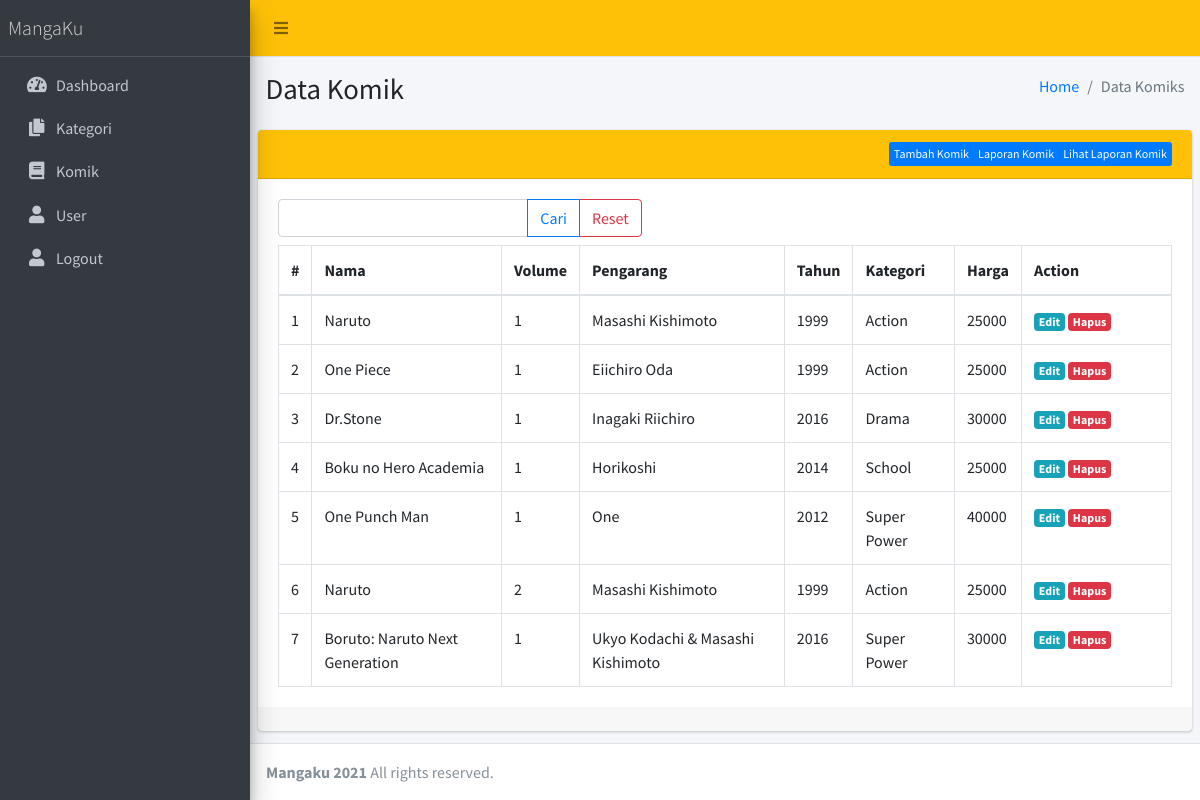
/public/komik (signed in), run on the app's committed database.
### tables this page shows
CREATE TABLE `komik` (
  `id` int(11) NOT NULL,
  `nama` varchar(100) NOT NULL,
  `volume` int(11) DEFAULT NULL,
  `pengarang` varchar(50) DEFAULT NULL,
  `tahun` varchar(4) DEFAULT NULL,
  `kategori_id` int(11) DEFAULT NULL,
  `harga` int(11) DEFAULT NULL,
  `image` varchar(255) NOT NULL DEFAULT 'default.jpg'
);

CREATE TABLE `kategori` (
  `id` int(11) NOT NULL,
  `nama_kategori` varchar(50) NOT NULL
);

### app/core/Controller.php (called while the page is built, shortened)
<?php
class Controller{
    public function view($view, $data = [])
{
require_once '../app/views/' . $view . '.php';
}
public function model($model)
{
return new $model;
}
}

### app/controllers/Komik.php (called while the page is built, shortened)
<?php
class Komik extends Controller {
public function index(){
    $data['title'] = 'Data Komik';
    $data['komik'] = $this->model('KomikModel')->getAllKomik();
    $this->view('komik/index', $data);
}
}

### app/core/App.php (called while the page is built, shortened)
<?php
class App{
	protected $method = 'index';
	protected $params = [];
	public function __construct(){
		$this->controller = new $this->controller;
		call_user_func_array([$this->controller, $this->method], $this->params);
	}
}

### public/index.php (called while the page is built, shortened)
<?php
$app = new App;

### app/core/Database.php (called while the page is built, shortened)
<?php
class Database{
	private $host = DB_HOST;
	private $user = DB_USER;
	private $pass = DB_PASS;
	private $dbnm = DB_NAME;
	private $dbh;
	private $stmt;
	public function __construct()
	{
		$dsn = 'mysql:host='. $this->host .';dbname='. $this->dbnm;
		$option = [
			PDO::ATTR_PERSISTENT => true,
			PDO::ATTR_ERRMODE => PDO::ERRMODE_EXCEPTION
		];
		try{
			$this->dbh = new PDO($dsn,$this->user,$this->pass, $option);
		}catch(PDOException $e){
			die($e->getMessage());
		}
	}
	public function query($query)
	{
		$this->stmt = $this->dbh->prepare($query);
	}
	public function execute()
	{
		$this->stmt->execute();
	}
	public function resultSet()
	{
		$this->execute();
		return $this->stmt->fetchAll(PDO::FETCH_ASSOC);
	}
}

### app/models/KomikModel.php (called while the page is built, shortened)
<?php
class KomikModel {
    private $table = 'komik';
    private $db;
    public function __construct()
    {
        $this->db = new Database;
    }
    public function getAllKomik()
    {
        $this->db->query("SELECT komik.*, kategori.nama_kategori FROM " . $this->table . " JOIN kategori ON kategori.id = komik.kategori_id");
        return $this->db->resultSet();
    }
}

### app/views/komik/index.php (the view, shortened to what this page needs)
<div class="content-wrapper">
<section class="content-header">
      <div class="container-fluid">
        <div class="row mb-2">
          <div class="col-sm-6">
            <h1>Data Komik</h1>
          </div>
          <div class="col-sm-6">
            <ol class="breadcrumb float-sm-right">
              <li class="breadcrumb-item"><a href="#">Home</a></li>
              <li class="breadcrumb-item active"><?= $data['title']; ?>s</li>
            </ol>
          </div>
        </div>
</section>
<section class="content">
<div class="card card-yellow">
<div class="card-header">
<h3 class="card-title"></h3> <div class="btn-group float-right">
    <a href="<?= base_url; ?>/komik/tambah" class="btn float-right btn-xs btn btn-primary text-white">Tambah Komik</a>
    <a href="<?= base_url; ?>/komik/laporan" class="btn float-right btn-xs btn btn-primary text-white">Laporan Komik</a>
    <a href="<?= base_url; ?>/komik/lihatlaporan" class="btn float-right btn-xs btn btn-primary text-white">Lihat Laporan Komik</a>
    </div>
</div>
<div class="card-body">
<form action="<?= base_url; ?>/komik/cari" method="post">
    <div class="row mb-2">
        <div class="col-lg-5">
            <div class="input-group">
            <input type="text" class="form-control" placeholder="" name="key" >
        <div class="input-group-append">
        <button class="btn btn-outline-primary" type="submit">Cari</button>
        <a class="btn btn-outline-danger" href="<?= base_url; ?>/komik" >Reset</a>
        </div>
        </div>
    </div>
</div>
</form>
<table class="table table-bordered">
<thead>
<tr>
<th style="width: 10px">#</th>
<th>Nama</th>
<th>Volume</th>
<th>Pengarang</th>
<th>Tahun</th>
<th>Kategori</th>
<th>Harga</th>
<th style="width: 150px">Action</th>
</tr>
</thead>
<tbody>
<?php $no=1; ?>
<?php foreach ($data['komik'] as $row) :?>
<tr>
<td><?= $no; ?></td>
<td><?= $row['nama'];?></td>
<td><?= $row['volume'];?></td>
<td><?= $row['pengarang'];?></td>
<td><?= $row['tahun'];?></td>
<td><?= $row['nama_kategori'];?></td>
<td><?= $row['harga'];?></td>
<td>
<a href="<?= base_url; ?>/komik/edit/<?= $row['id'] ?>" class="badge badge-info">Edit</a> <a href="<?= base_url; ?>/komik/hapus/<?= $row['id'] ?>" class="badge badge-danger" onclick="return confirm('Hapus data?');">Hapus</a>
</td>
</tr>
<?php $no++; endforeach; ?>
</tbody>
</table>
</div>
<div class="card-footer">
</div>
</div>
</section>
</div>

### data on the page
komik: nama "Naruto", volume "1", pengarang "Masashi Kishimoto", tahun "1999", kategori.nama_kategori "Action", harga "25000"
komik: nama "One Piece", volume "1", pengarang "Eiichiro Oda", tahun "1999", kategori.nama_kategori "Action", harga "25000"
komik: nama "Dr.Stone", volume "1", pengarang "Inagaki Riichiro", tahun "2016", kategori.nama_kategori "Drama", harga "30000"
komik: nama "Boku no Hero Academia", volume "1", pengarang "Horikoshi", tahun "2014", kategori.nama_kategori "School", harga "25000"
komik: nama "One Punch Man", volume "1", pengarang "One", tahun "2012", kategori.nama_kategori "Super Power", harga "40000"
komik: nama "Naruto", volume "2", pengarang "Masashi Kishimoto", tahun "1999", kategori.nama_kategori "Action", harga "25000"
komik: nama "Boruto: Naruto Next Generation", volume "1", pengarang "Ukyo Kodachi & Masashi Kishimoto", tahun "2016", kategori.nama_kategori "Super Power", harga "30000"

### other printed values
$data['title'] "Data Komik"
